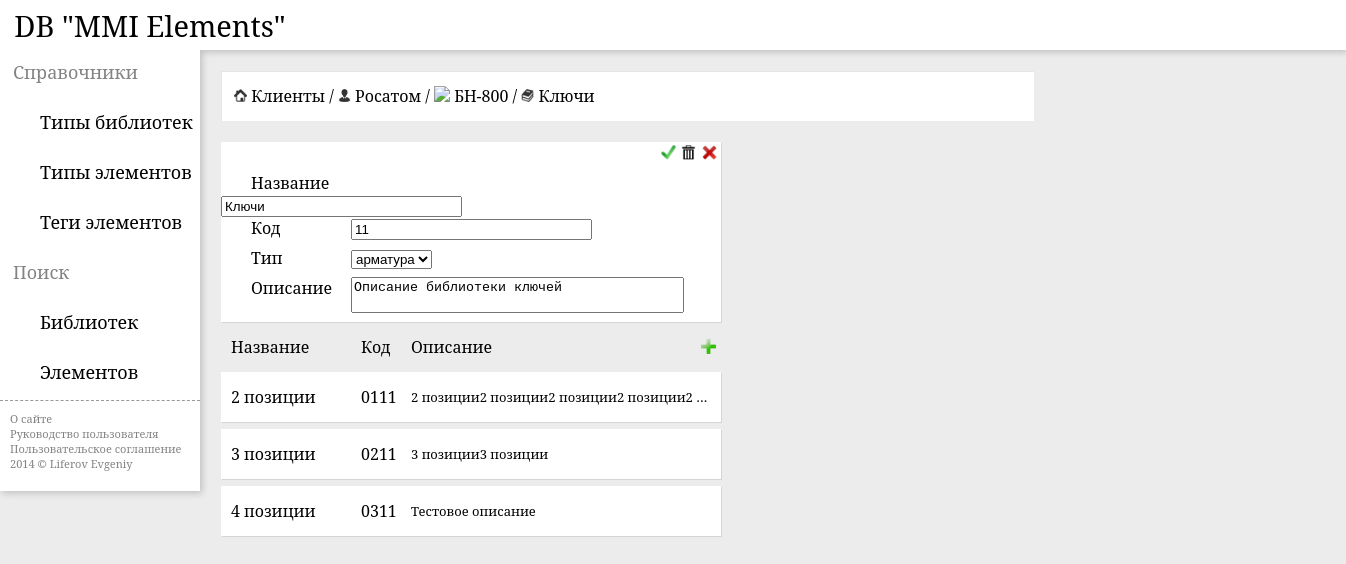
The page /?c=1&s=1&l=1&edit=1 on the database its author committed.
### tables this page shows
CREATE TABLE `clients` (
  `id` int(11) NOT NULL,
  `name` varchar(50) NOT NULL,
  `address` text,
  `image` text
);

CREATE TABLE `simulators` (
  `id` int(11) NOT NULL,
  `name` varchar(50) NOT NULL,
  `client_id` int(11) NOT NULL,
  `date` varchar(4) NOT NULL,
  `description` text
);

CREATE TABLE `libs` (
  `id` int(11) NOT NULL,
  `name` varchar(50) NOT NULL,
  `simulator_id` int(11) NOT NULL,
  `code` varchar(2) NOT NULL,
  `lib_type_id` int(11) DEFAULT NULL,
  `description` text
);

CREATE TABLE `elements` (
  `id` int(11) NOT NULL,
  `name` varchar(50) NOT NULL,
  `code` varchar(2) NOT NULL,
  `lib_id` int(11) NOT NULL,
  `type_id` int(11) DEFAULT NULL,
  `description` text,
  `icon` text
);

### request.php (called while the page is built, shortened)
<?php
$reque1 = mysql_query(
"SELECT
	`clients`.`id` AS `client_id`,
	`clients`.`name` AS `client_name`
	FROM `clients`
	WHERE `clients`.`id` = ".$c."
	");
$req1 = mysql_fetch_array($reque1);
if ($s != NULL) {
$reque2 = mysql_query(
"SELECT
	`simulators`.`id` AS `simulator_id`,
	`simulators`.`name` AS `simulator_name`
	FROM `simulators`
	WHERE `simulators`.`id` = ".$s."
	");
$req2 = mysql_fetch_array($reque2);
}
if ($l != NULL) {
$reque3 = mysql_query(
"SELECT
	`libs`.`id` AS `lib_id`,
	`libs`.`name` AS `lib_name`,
	`libs`.`code` AS `lib_code`
	FROM `libs`
	WHERE `libs`.`id` = ".$l."
	");
$req3 = mysql_fetch_array($reque3);
}
?>

### libs_edit.php (the view, shortened to what this page needs)
<?php
$query = mysql_query(
	"SELECT
	`libs`.`id` AS `lib_id`,
	`libs`.`name` AS `lib_name`,
	`libs`.`code` AS `lib_code`,
	`libs`.`lib_type_id` AS `lib_type_id`,
	`libs`.`description` AS `lib_description`
	FROM `libs`
	WHERE
	`libs`.`id` = ".$l."
	");
	$row = mysql_fetch_array($query);
?>
<form name="checkboxs" action="<?php  echo "?c=".$req1['client_id']."&s=".$req2['simulator_id']."&l=".$req3['lib_id']."&update=1" ?>" method="post">
<div class="cd">
<?php echo "<a href='?c=".$req1['client_id']."&s=".$req2['simulator_id']."&l=".$req3['lib_id']."' title='Закрыть'><div class='cd_cancel'></div></a>"; ?>
<?php echo "<a href='javascript:document.checkboxs.submit();' title='Сохранить'><div class='cd_save'></div></a>"; ?>
<a  title="Удалить" ><div class="cd_del" onclick="if(confirm('Уверен, что хочешь удалить библиотеку <?php echo $row['lib_name']?>?'))location.href='<?php echo "?c=".$req1['client_id']."&s=".$req2['simulator_id']."&l=".$req3['lib_id']."&del=1";?>';"></div></a>
	<div class="cd00">
		<div class="cd01">Название</div>
		<div class="si12"><input name="lib_name" size="27" value="<?php echo $row['lib_name'];?>"></input></div>
	</div>
	<div class="si10">
		<div class="si01">Код</div>
		<div class=""><input name="lib_code" size="27" value="<?php echo $row['lib_code'];?>"></input></div>
	</div>
	<div class="si10">
		<div class="si01">Тип</div>
		<div class=""><select name="lib_type">
				  <?php
			  $query222 = mysql_query(
	"SELECT
	`lib_types`.`id` AS `lib_types_id`,
	`lib_types`.`name` AS `lib_types_name`,
	`lib_types`.`description` AS `lib_types_description`
	FROM `lib_types`
	ORDER BY `lib_types_name` ASC
	");
	$row22 = mysql_fetch_array($query222);
	do
	{
		if ($row22['lib_types_id']==$row['lib_type_id'])
		{echo "<option value='".$row22['lib_types_id']."' selected='selected'>".$row22['lib_types_name']."</option>";}
		else
		{echo "<option value='".$row22['lib_types_id']."'>".$row22['lib_types_name']."</option>";}
	}
	while ($row22 = mysql_fetch_array($query222));
				  ?>
			</select>
		</div>
	</div>
	<div class="si10">
		<div class="si01">Описание</div>
		<div class=""><textarea style="resize: none;" name="lib_description" cols="39" rows="2" ><?php echo $row['lib_description'];?></textarea></div>
	</div>
</div>
</form>

### index.php (shortened to what this page needs)
<!doctype html>
<html>
    <head>
        <?php include_once('link.php') ?>
    </head>
    <body>
<?php
$c = empty($_GET['c'])?'':(int)$_GET['c'];
$s = empty($_GET['s'])?'':(int)$_GET['s'];
$l = empty($_GET['l'])?'':(int)$_GET['l'];
$e = empty($_GET['e'])?'':(int)$_GET['e'];
$edit = empty($_GET['edit'])?'':(int)$_GET['edit'];
$update = empty($_GET['update'])?'':(int)$_GET['update'];
$add = empty($_GET['add'])?'':(int)$_GET['add'];
$insert = empty($_GET['insert'])?'':(int)$_GET['insert'];
$del = empty($_GET['del'])?'':(int)$_GET['del'];
$reused = empty($_GET['reused'])?'':(int)$_GET['reused'];
$reused_add = empty($_GET['reused_add'])?'':(int)$_GET['reused_add'];
$reused_del = empty($_GET['reused_del'])?'':(int)$_GET['reused_del'];
include 'top.php' ?>
<div class="mid">
<?php include 'menu.php'; ?>
<div class="table">
<div class="table1">
<?php
	if ($c == NULL)
	{
	echo	"<div class='nav'><div><a href='/?add=1'><div class='nav_add'></div></a></div><a href='../'><img src='images/icon/home.png' height='13px'/> Клиенты</a></div>";
	if ($insert != NULL) {include 'clients_insert.php';} else {
	if ($add != NULL) { include 'clients_add.php'; } else {
	include 'clients.php'; }}} else
	{
	if ($s == NULL){
	include 'request.php';
	echo	"<div class='nav'><a href='../'><img src='images/icon/home.png' height='13px'/> Клиенты</a> / <a href='/?c=".$c."'><img src='images/icon/clients.png' height='13px'/> ".$req1['client_name']."</a></div>";
	if ($insert != NULL) {include 'simulators_insert.php';} else {
	if ($add != NULL) { include 'simulators_add.php'; } else {
	if ($del != NULL) { include 'clients_del.php'; } else {
	if ($update != NULL) {include 'clients_update.php';} else {
	if ($edit == NULL) {include 'clients_line.php';} else {include 'clients_edit.php';}}}
	include 'simulators.php';}}} else
	{
	if ($l == NULL){
	include 'request.php';
	echo	"<div class='nav'><a href='../'><img src='images/icon/home.png' height='13px'/> Клиенты</a> / <a href='/?c=".$c."'><img src='images/icon/clients.png' height='13px'/> ".$req1['client_name']."</a> / <a href='/?c=".$c."&s=".$s."'><img src='images/icon/simulator.png' height='13px'/> ".$req2['simulator_name']."</a></div>";
	if ($reused_del != NULL) {include 'reused_del.php';} else {
	if ($reused_add != NULL) {include 'reused_insert.php';} else {
	if ($reused != NULL) {include 'reused_add.php';} else {
	if ($insert != NULL) {include 'libs_insert.php';} else {
	if ($add != NULL) { include 'libs_add.php'; } else {
	if ($del != NULL) { include 'simulators_del.php'; } else {
	if ($update != NULL) {include 'simulators_update.php';} else {
	if ($edit == NULL) {include 'simulators_line.php';} else {include 'simulators_edit.php';}}
	include 'libs.php';}}}}}}
	} else
	{
	if ($e == NULL){
	include 'request.php';
	echo	"<div class='nav'><a href='../'><img src='images/icon/home.png' height='13px'/> Клиенты</a> / <a href='/?c=".$c."'><img src='images/icon/clients.png' height='13px'/> ".$req1['client_name']."</a> / <a href='/?c=".$c."&s=".$s."'><img src='images/icon/simulator.png' height='13px'/> ".$req2['simulator_name']."</a> / <a href='/?c=".$c."&s=".$s."&l=".$l."'><img src='images/icon/lib.png' height='13px'/> ".$req3['lib_name']."</a></div>";
	if ($del != NULL) { include 'libs_del.php'; } else {
	if ($add != NULL) { include 'elements_add.php'; } else {
	if ($insert != NULL) {include 'elements_insert.php';} else {
	if ($update != NULL) {include 'libs_update.php';} else {
	if ($edit == NULL) {include 'libs_line.php';} else {include 'libs_edit.php';}}}
	include 'elements.php';}}
	}
	}
	}
	}
?>
    </body>
</html>

### elements.php
<?php
$query = mysql_query(
	"SELECT
	`elements`.`id` AS `element_id`,
	`elements`.`name` AS `element_name`,
	`elements`.`code` AS `element_code`,
	`elements`.`description` AS `element_description`,
	`libs`.`code` AS `lib_code`
	FROM `elements`
	JOIN  `libs` ON  `libs`.`id` =  `elements`.`lib_id`
	WHERE
	`lib_id` = ".$l."
	");
	$row = mysql_fetch_array($query);
?>
<div class="mid_fon">
	<div class='s01'>Название</div>
	<div class='s02'>Код</div>
	<div class='s02'>Описание</div>
	<a href='/?c=<?php echo $c;?>&s=<?php echo $s;?>&l=<?php echo $l;?>&add=1'><div class='mid_fon_add'></div></a>
<?php
	do
	{
	echo "
	<a href='/?c=".$c."&s=".$s."&l=".$l."&e=".$row['element_id']."'>
	<div class='s'>
	<div class='s01'>".$row['element_name']."</div>
	<div class='s02'>".$row['element_code']."".$row['lib_code']."</div>
	<div class='s03'>".$row['element_description']."</div>
	</a>
	</div>
	";
	}
	while ($row = mysql_fetch_array($query));
?>
</div>

### style.css (style rules this page uses)
a { text-decoration:none; color:#000 }
body { margin:0; font-family:'Noto Serif',sans-serif; background: #ECECEC; }
.mid { width:1336px; display:table; overflow:hidden; min-height:500px; }
.table { width:1010px; height: 100%; display:table; max-width: 1000px; position: relative; overflow:visible }
.table1 { margin-bottom: 10px; }
.nav { width:800px; height:50px; background: #fff; margin-top:21px; margin-left:21px; box-shadow: inset 1px 1px 0 rgba(0,0,0,.1); font-size:16px; line-height: 50px; padding-left: 13px; vertical-align: middle; }
.cd_del { position: absolute; margin-left:460px; margin-top:3px; height:15px; width:15px; background: url(images/icon/del1.png) 100% 100% no-repeat; background-size: cover; }
.cd_save { position: absolute; margin-left:440px; margin-top:3px; height:15px; width:15px; background: url(images/icon/save.png) 100% 100% no-repeat; background-size: cover; }
.cd_cancel { position: absolute; margin-left:481px; margin-top:3px; height:15px; width:15px; background: url(images/icon/del.png) 100% 100% no-repeat; background-size: cover; }
.s { width:500px; height:50px; background: #fff; margin-top:7px; box-shadow: 1px 1px 0 rgba(0,0,0,.1); display:table; }
.s01 { width:130px; padding-left: 10px; font-size:16px; line-height: 50px; vertical-align: middle; float:left; }
.s02 { width:50px; font-size:16px; line-height: 50px; vertical-align: middle; float:left; }
.s03 { width:300px; height:50px; font-size:13px; line-height: 50px; vertical-align: middle; text-overflow: ellipsis; overflow: hidden; white-space: nowrap; min-width:300px; float:left; }
.cd { width:500px; height:180px; background: #fff; margin-top:21px; margin-left:21px; box-shadow: 1px 1px 0 rgba(0,0,0,.1); display:table; float:left; }
.cd00 { width:350px; height:60px; display:table; }
.cd01 { width: 130px; font-size:16px; margin-top:30px; text-indent:30px; float:left; }
.si01 { width: 130px; font-size:16px; text-indent:30px; float:left; }
.si12 { margin-top:30px; }
.si10 { width:500px; height:30px; display:table; }
.mid_fon { background: #ECECEC; margin-left: 21px; margin-top: 21px; width:500px; display:table; }
.mid_fon_add { position: absolute; margin-left:480px; margin-top:17px; height:15px; width:15px; vertical-align: middle; background: url(images/icon/add.png) 100% 100% no-repeat; background-size: cover; }

### rows shown on the page
clients: name "Росатом"
simulators: name "БН-800"
libs: name "Ключи", lib_name "Ключи", lib_code "11", lib_description "Описание библиотеки ключей"
elements: name "2 позиции", code "01", lib.code "11", description "2 позиции2 позиции2 позиции2 позиции2…"
elements: name "3 позиции", code "02", lib.code "11", description "3 позиции3 позиции"
elements: name "4 позиции", code "03", lib.code "11", description "Тестовое описание"

### other values the page prints
form field lib_type "арматура"
